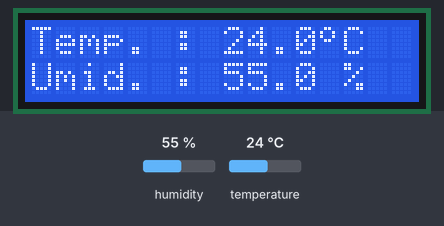
The sketch below on a simulated Arduino Uno, built with avr-gcc and run on an emulated ATmega328P. Parts: 16×2 character LCD. The inputs (shaded band) are chosen by the test bench; at power-on: humidity 55 %, temperature 24 °C.

Above: at 2.6 s.
2.7 s: humidity set to 22 %
At 4.9 s:
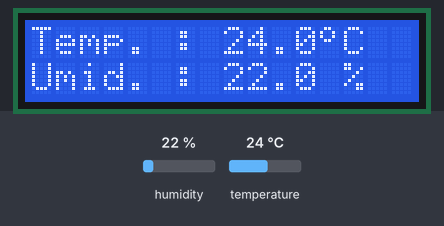
5.7 s: temperature set to 12 °C
At 6.7 s:
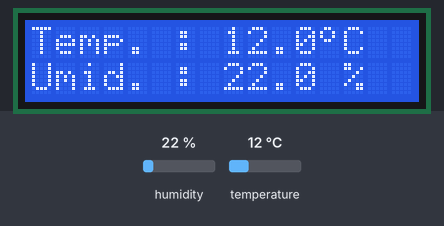
8.7 s: humidity set to 40 %
At 11.3 s:
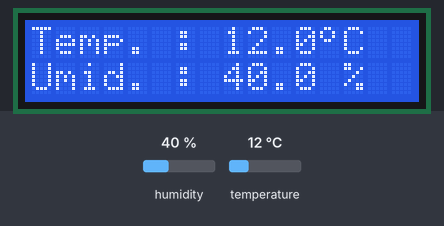
11.7 s: temperature set to 19 °C
At 13.3 s:
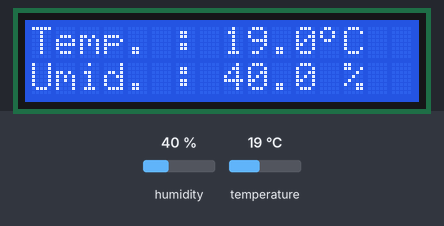
Timing chart, 0 to 14.8 s (numbered marks = the images above; inputs shaded):
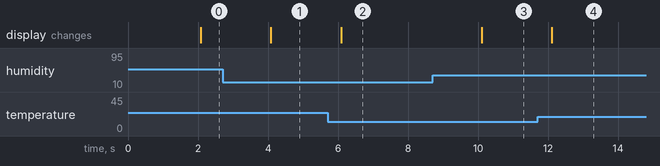

The sketch:

exemplo_display.ino
```cpp
// Programa : Teste Display

#include <DHT.h>
#include <LiquidCrystal.h>

// Pino conectado ao pino de dados do sensor
#define DHTPIN 7

// Pinos do display
LiquidCrystal lcd(12, 11, 5, 4, 3, 2);

// Utilize a linha de acordo com o modelo do sensor
//#define DHTTYPE DHT11   // Sensor DHT11
#define DHTTYPE DHT22   // Sensor DHT 22  (AM2302)
//#define DHTTYPE DHT21   // Sensor DHT 21 (AM2301)

// Definicoes do sensor : pino, tipo
DHT dht(DHTPIN, DHTTYPE);

// Simbolo grau
byte grau[8] ={ B00001100,
                B00010010,
                B00010010,
                B00001100,
                B00000000,
                B00000000,
                B00000000,
                B00000000,};

void setup()
{
  // Inicializa o display
  lcd.begin(16, 2);
  lcd.clear();
  // Cria o caracter customizado com o simbolo do grau
  lcd.createChar(0, grau);
  // Informacoes iniciais no display
  lcd.setCursor(0,0);
  lcd.print("Temp. : ");
  lcd.setCursor(12,0);
  // Mostra o simbolo do grau
  lcd.write(byte(0));
  lcd.print("C");
  lcd.setCursor(0,1);
  lcd.print("Umid. : ");
  lcd.setCursor(13,1);
  lcd.print("%");

  // Iniclaiza o sensor DHT
  dht.begin();
}

void loop()
{
  delay(2000);

  // Leitura da umidade
  float h = dht.readHumidity();
  // Leitura da temperatura (Celsius)
  float t = dht.readTemperature();

  // Mostra a temperatura no display
  lcd.setCursor(8,0);
  lcd.print(t,1);

  // Mostra a umidade no display
  lcd.setCursor(8,1);
  lcd.print(h,1);
}
```

Measured:
- after the input at 2.7 s, the display: changes after 1.4 s (image 1)
- after the input at 5.7 s, the display: changes after 0.39 s (image 2)
- after the input at 8.7 s, the display: changes after 1.4 s (image 3)
- after the input at 11.7 s, the display: changes after 0.41 s (image 4)
